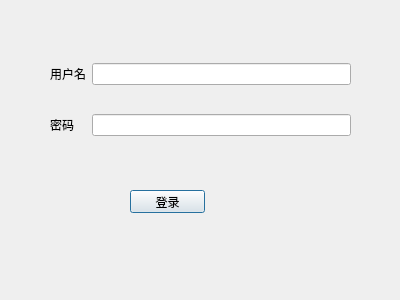
<?xml version="1.0" encoding="UTF-8"?>
<ui version="4.0">
 <class>Dialog</class>
 <widget class="QDialog" name="Dialog">
  <property name="geometry">
   <rect>
    <x>0</x>
    <y>0</y>
    <width>400</width>
    <height>300</height>
   </rect>
  </property>
  <property name="windowTitle">
   <string>Dialog</string>
  </property>
  <widget class="QPushButton" name="pushButton">
   <property name="geometry">
    <rect>
     <x>130</x>
     <y>190</y>
     <width>75</width>
     <height>23</height>
    </rect>
   </property>
   <property name="text">
    <string>登录</string>
   </property>
  </widget>
  <widget class="QWidget" name="">
   <property name="geometry">
    <rect>
     <x>50</x>
     <y>40</y>
     <width>301</width>
     <height>121</height>
    </rect>
   </property>
   <layout class="QGridLayout" name="gridLayout">
    <item row="0" column="0">
     <widget class="QLabel" name="label">
      <property name="text">
       <string>用户名</string>
      </property>
     </widget>
    </item>
    <item row="0" column="1">
     <widget class="QLineEdit" name="lineEdit"/>
    </item>
    <item row="1" column="0">
     <widget class="QLabel" name="label_2">
      <property name="text">
       <string>密码</string>
      </property>
     </widget>
    </item>
    <item row="1" column="1">
     <widget class="QLineEdit" name="lineEdit_2"/>
    </item>
   </layout>
  </widget>
 </widget>
 <resources/>
 <connections/>
</ui>
